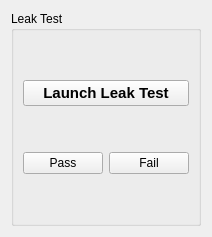
                  <widget class="QWidget" name="page_11">
                   <layout class="QGridLayout" name="gridLayout_76">
                    <item row="0" column="0">
                     <widget class="QGroupBox" name="groupBox_4">
                      <property name="title">
                       <string>Leak Test</string>
                      </property>
                      <layout class="QGridLayout" name="gridLayout_75">
                       <item row="3" column="0">
                        <layout class="QHBoxLayout" name="horizontalLayout_14">
                         <item>
                          <widget class="QPushButton" name="realLeakPassPB">
                           <property name="text">
                            <string>Pass</string>
                           </property>
                          </widget>
                         </item>
                         <item>
                          <widget class="QPushButton" name="realLeakFailPB">
                           <property name="text">
                            <string>Fail</string>
                           </property>
                          </widget>
                         </item>
                        </layout>
                       </item>
                       <item row="1" column="0">
                        <widget class="QPushButton" name="launch_leak_test_2">
                         <property name="font">
                          <font>
                           <family>Arial</family>
                           <pointsize>11</pointsize>
                           <weight>75</weight>
                           <bold>true</bold>
                          </font>
                         </property>
                         <property name="text">
                          <string>Launch Leak Test</string>
                         </property>
                        </widget>
                       </item>
                       <item row="2" column="0">
                        <spacer name="verticalSpacer_3">
                         <property name="orientation">
                          <enum>Qt::Vertical</enum>
                         </property>
                         <property name="sizeType">
                          <enum>QSizePolicy::Maximum</enum>
                         </property>
                         <property name="sizeHint" stdset="0">
                          <size>
                           <width>20</width>
                           <height>40</height>
                          </size>
                         </property>
                        </spacer>
                       </item>
                       <item row="4" column="0">
                        <spacer name="verticalSpacer">
                         <property name="orientation">
                          <enum>Qt::Vertical</enum>
                         </property>
                         <property name="sizeHint" stdset="0">
                          <size>
                           <width>20</width>
                           <height>40</height>
                          </size>
                         </property>
                        </spacer>
                       </item>
                       <item row="0" column="0">
                        <spacer name="verticalSpacer_4">
                         <property name="orientation">
                          <enum>Qt::Vertical</enum>
                         </property>
                         <property name="sizeHint" stdset="0">
                          <size>
                           <width>20</width>
                           <height>40</height>
                          </size>
                         </property>
                        </spacer>
                       </item>
                      </layout>
                     </widget>
                    </item>
                   </layout>
                  </widget>
